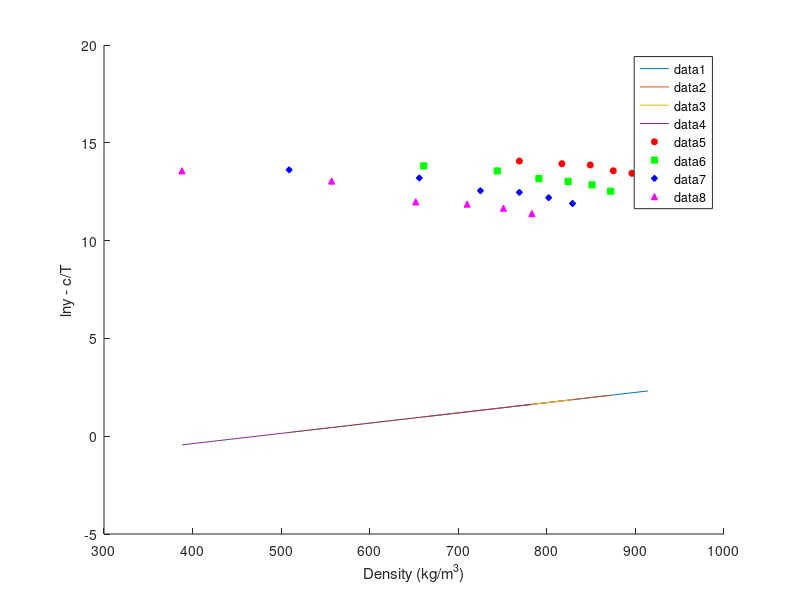

The MATLAB script that drew this image:
clear;
% SC CO2 Thermo info
T_c_CO2 = 304.18;       % Critical Temp [Kelvin]
P_c_CO2 = 73.8;         % Critical Pressure [bar]
omega_CO2 = 0.225;      % Omega [-]

% Drug Thermo info
T_c_drug = 1149.5;      % Critical Temp [Kelvin]
P_c_drug = 10.57;       % Critical Pressure [bar]
omega_drug = 2.0964;    % Omega [-]

% Genral info
T = [308 318 328 338];              % Temp range
P = 1:1:300;                        % Pressure range from 1 to 300 bar with step of 1
k_ij = [0.103 0.117 0.126 0.134];   % Binary interaction parameter for PR/KM EoS
R = 8.314;                          % Gas Constant [J/mol·K]

Mw_drug = 598.5;
Mw_CO2 = 44.01;
Mw_methanol = 32.04;

rho_CO2 =   [769 817 849 875 896 914;
            661 744 791 824 851 872;
            509 656 725 769 802 829;
            388 557 652 710 751 783];               % Density [kg/m3]

y_b =   [2.03 2.32 2.48 3.33 3.80 5.32;
        1.63 2.11 3.12 3.61 4.30 5.96;
        1.29 1.96 3.76 4.08 5.36 7.22;
        0.90 1.52 4.39 4.94 6.10 8.01];        % mole fraction


% KJ Model info
a_KJ = -2.4761;
b_KJ = 5.2409*10^-3;
c_KJ = -4550.5306;

ln_y_KJ = zeros(4,6);
ln_y_KJ_cT = zeros(4,6);
ln_y_b_cT = zeros(4,6);
for n=1:4
    for i=1:6
        ln_y_KJ(n,i) = a_KJ + b_KJ*rho_CO2(n,i) + c_KJ/T(n);
        ln_y_KJ_cT(n,i) = ln_y_KJ(n,i) - c_KJ/T(n);
        ln_y_b_cT(n,i) = log(y_b(n,i)) + c_KJ/T(n);
    end
end
ln_y_b_cT = -1*ln_y_b_cT;
figure(1);
hold on;
plot(rho_CO2(1,:),ln_y_KJ_cT(1,:));
plot(rho_CO2(2,:),ln_y_KJ_cT(2,:));
plot(rho_CO2(3,:),ln_y_KJ_cT(3,:));
plot(rho_CO2(4,:),ln_y_KJ_cT(4,:));

scatter(rho_CO2(1,:),ln_y_b_cT(1,:), 20, 'r', 'o', 'MarkerFaceColor', 'r');
scatter(rho_CO2(2,:),ln_y_b_cT(2,:), 20, 'g', 's', 'MarkerFaceColor', 'g');
scatter(rho_CO2(3,:),ln_y_b_cT(3,:), 20, 'b', 'd', 'MarkerFaceColor', 'b');
scatter(rho_CO2(4,:),ln_y_b_cT(4,:), 20, 'm', '^', 'MarkerFaceColor', 'm');

legend()
xlabel('Density (kg/m^3)');
ylabel('lny - c/T');

% GM Model info
a_GM = 1.8309;
b_GM = -5710.4987;
c_GM = 3.8342;

% Chrastil Model info
a_Chrastil = 4.5889;
b_Chrastil = -12.7501;
c_Chrastil = -6759.0921;

% Bartle et al. Model info
a_Bartle = 13.2886;
b_Bartle = 9.0827;
c_Bartle = -6845.6966;

% Sung-Shim Model info
a_Sung = 5.7399;
b_Sung = -606.0322;
c_Sung = -447.5124;
d_Sung = -36.8120;

% Bian et al model info
a_Bian = 4.2910;
b_Bian = -4806.5989;
c_Bian = 0.0355;
d_Bian = -1.0456;
e_Bian = -9.5861*10^4;

% Sodeifian model info
a_Sodeifian = -16.8909;
b_Sodeifian = -13.0866*10^3;
c_Sodeifian = 1.4181;
d_Sodeifian = 1.1071*10^3;
e_Sodeifian = -2.9406*10^3;
f_Sodeifian = -838.2700;
